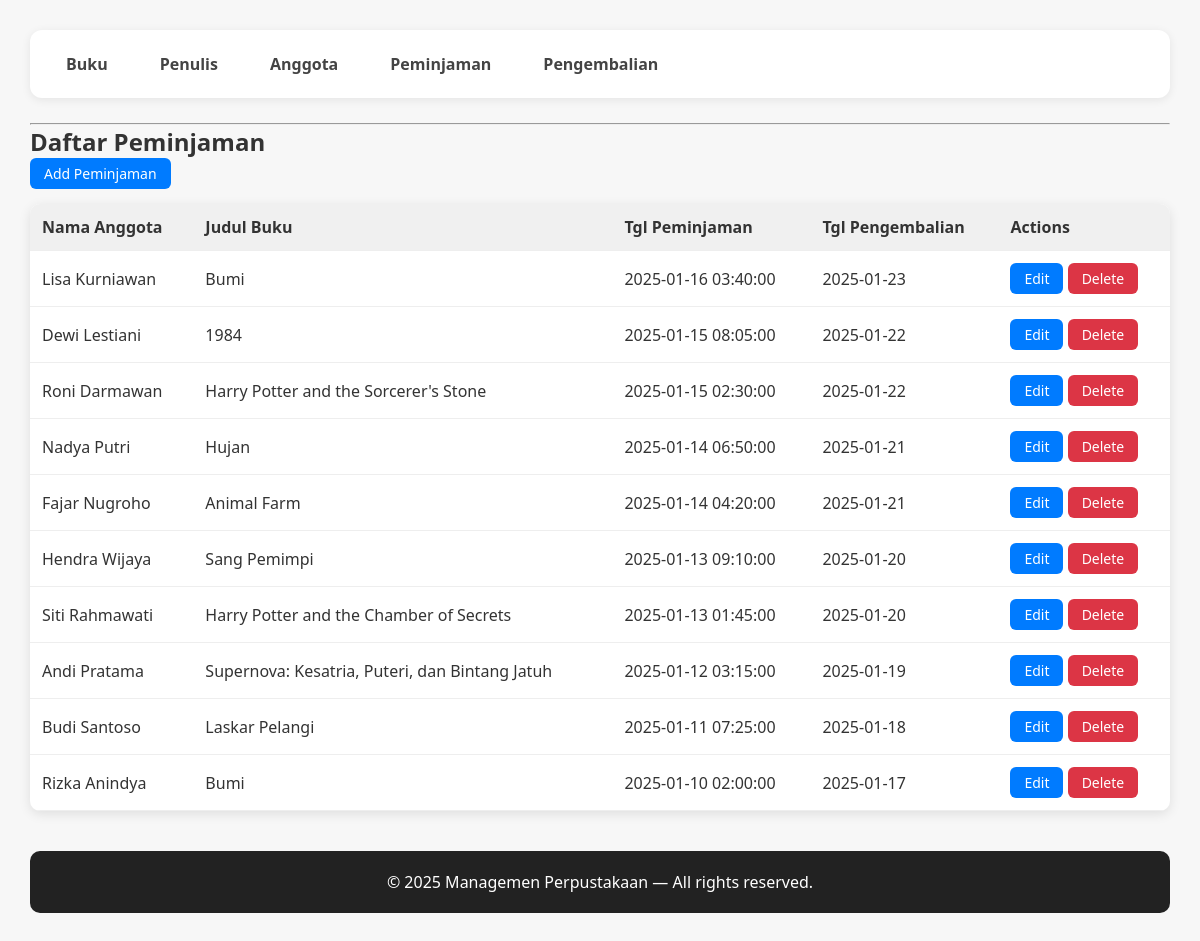
Page /index.php?entity=peminjaman on the committed database.
### tables this page shows
CREATE TABLE `peminjaman` (
  `id_peminjaman` int(11) NOT NULL,
  `anggota` int(11) NOT NULL,
  `buku` int(11) NOT NULL,
  `tanggal_peminjaman` timestamp NOT NULL DEFAULT current_timestamp(),
  `tanggal_pengembalian` date NOT NULL
);

CREATE TABLE `anggota` (
  `id_anggota` int(11) NOT NULL,
  `nama_anggota` varchar(255) NOT NULL,
  `email` varchar(255) NOT NULL,
  `alamat` varchar(255) NOT NULL
);

CREATE TABLE `buku` (
  `id_buku` int(11) NOT NULL,
  `judul` varchar(255) NOT NULL,
  `penulis` int(11) NOT NULL,
  `tahun_terbit` int(11) NOT NULL,
  `stok` int(11) NOT NULL
);

### models/Peminjaman.php (called while the page is built, shortened)
<?php
require_once "config/Database.php";
class Peminjaman{
    private $conn;
    private $table = "peminjaman";
    public function __construct(){
        $database = new Database();
        $this->conn = $database->getConnection();
    }
    public function getAll(){
        $query = "
            SELECT p.*, a.nama_anggota, b.judul
            FROM " . $this->table . " p
            JOIN anggota a ON p.anggota = a.id_anggota
            JOIN buku b ON p.buku = b.id_buku
            ORDER BY p.id_peminjaman DESC
        ";
        $stmt = $this->conn->prepare($query);
        $stmt->execute();
        return $stmt->fetchAll(PDO::FETCH_ASSOC);
    }
}

### config/Database.php (called while the page is built, shortened)
<?php
class Database{
    private $host = "localhost";
    private $database = "db_perpus";
    private $username = "root";
    private $password = "";
    public function getConnection(){
        $this->conn = null;
        try {
            $this->conn = new PDO("mysql:host=" . $this->host . ";dbname=" . $this->database, $this->username, $this->password);
            $this->conn->setAttribute(PDO::ATTR_ERRMODE, PDO::ERRMODE_EXCEPTION);
        } catch (PDOException $exception) {
            echo "Connection error: " . $exception->getMessage();
        }
        return $this->conn;
    }
}

### models/Anggota.php (called while the page is built, shortened)
<?php
require_once "config/Database.php";
class Anggota{
    public function __construct(){
        $database = new Database();
    }
}

### models/Buku.php (called while the page is built, shortened)
<?php
require_once "config/Database.php";
class Buku{
    public function __construct(){
        $database = new Database();
    }
}

### viewmodels/PeminjamanViewModel.php (called while the page is built, shortened)
<?php
require_once 'models/Peminjaman.php';
require_once 'models/Anggota.php';
require_once 'models/Buku.php';
class PeminjamanViewModel{
    private $peminjaman;
    public function __construct(){
        $this->peminjaman = new Peminjaman();
    }
    public function getPeminjamanList(){
        return $this->peminjaman->getAll();
    }
}

### views/listPeminjaman.php (the view)
<?php require_once 'views/templates/header.php'; ?>
<h2 class="mt-4">Daftar Peminjaman</h2>
<a href="index.php?entity=peminjaman&action=add" class="btn btn-primary" style="margin-bottom: 15px; display: inline-block;">Add Peminjaman</a>
<table class="w-full border mt-3">
    <tr>
        <th class="border px-4 py-2">Nama Anggota</th>
        <th class="border px-4 py-2">Judul Buku</th>
        <th class="border px-4 py-2">Tgl Peminjaman</th>
        <th class="border px-4 py-2">Tgl Pengembalian</th>
        <th class="border px-4 py-2">Actions</th>
    </tr>
    <?php foreach ($peminjamanList as $p): ?>
        <tr>
            <td class="border px-4 py-2"><?= htmlspecialchars($p['nama_anggota']); ?></td>
            <td class="border px-4 py-2"><?= htmlspecialchars($p['judul']); ?></td>
            <td class="border px-4 py-2"><?= htmlspecialchars($p['tanggal_peminjaman']); ?></td>
            <td class="border px-4 py-2"><?= htmlspecialchars($p['tanggal_pengembalian']); ?></td>
            <td class="border px-4 py-2">
                <a href="index.php?entity=peminjaman&action=edit&id_peminjaman=<?= $p['id_peminjaman']; ?>" class="btn btn-primary">Edit</a>
                <a href="index.php?entity=peminjaman&action=delete&id_peminjaman=<?= $p['id_peminjaman']; ?>"
                   onclick="return confirm('Hapus data peminjaman?');" class="btn btn-danger">Delete</a>
            </td>
        </tr>
    <?php endforeach; ?>
</table>
<?php require_once 'views/templates/footer.php'; ?>

### views/templates/header.php (style rules this page uses)
* { margin: 0; padding: 0; box-sizing: border-box; font-family: "Segoe UI", sans-serif; }
body { background: #f7f7f7; padding: 30px; color: #333; }
table { width: 100%; border-collapse: collapse; background: white; border-radius: 10px; overflow: hidden; box-shadow: 0 3px 12px rgba(0, 0, 0, 0.1); }
th, td { padding: 12px; border-bottom: 1px solid #eee; }
th { background: #f0f0f0; font-weight: bold; text-align: left; }
.btn { padding: 6px 14px; border-radius: 6px; text-decoration: none; font-size: 14px; display: inline-block; }
.btn-primary { background: #007bff; color: white; }
.btn-danger { background: #dc3545; color: white; }

### rows in the picture
peminjaman: anggota.nama_anggota "Lisa Kurniawan", buku.judul "Bumi", tanggal_peminjaman "2025-01-16 03:40:00", tanggal_pengembalian "2025-01-23"
peminjaman: anggota.nama_anggota "Dewi Lestiani", buku.judul "1984", tanggal_peminjaman "2025-01-15 08:05:00", tanggal_pengembalian "2025-01-22"
peminjaman: anggota.nama_anggota "Roni Darmawan", buku.judul "Harry Potter and the Sorcerer's Stone", tanggal_peminjaman "2025-01-15 02:30:00", tanggal_pengembalian "2025-01-22"
peminjaman: anggota.nama_anggota "Nadya Putri", buku.judul "Hujan", tanggal_peminjaman "2025-01-14 06:50:00", tanggal_pengembalian "2025-01-21"
peminjaman: anggota.nama_anggota "Fajar Nugroho", buku.judul "Animal Farm", tanggal_peminjaman "2025-01-14 04:20:00", tanggal_pengembalian "2025-01-21"
peminjaman: anggota.nama_anggota "Hendra Wijaya", buku.judul "Sang Pemimpi", tanggal_peminjaman "2025-01-13 09:10:00", tanggal_pengembalian "2025-01-20"
peminjaman: anggota.nama_anggota "Siti Rahmawati", buku.judul "Harry Potter and the Chamber of Secrets", tanggal_peminjaman "2025-01-13 01:45:00", tanggal_pengembalian "2025-01-20"
peminjaman: anggota.nama_anggota "Andi Pratama", buku.judul "Supernova: Kesatria, Puteri, dan Bintang Jatuh", tanggal_peminjaman "2025-01-12 03:15:00", tanggal_pengembalian "2025-01-19"
peminjaman: anggota.nama_anggota "Budi Santoso", buku.judul "Laskar Pelangi", tanggal_peminjaman "2025-01-11 07:25:00", tanggal_pengembalian "2025-01-18"
peminjaman: anggota.nama_anggota "Rizka Anindya", buku.judul "Bumi", tanggal_peminjaman "2025-01-10 02:00:00", tanggal_pengembalian "2025-01-17"
